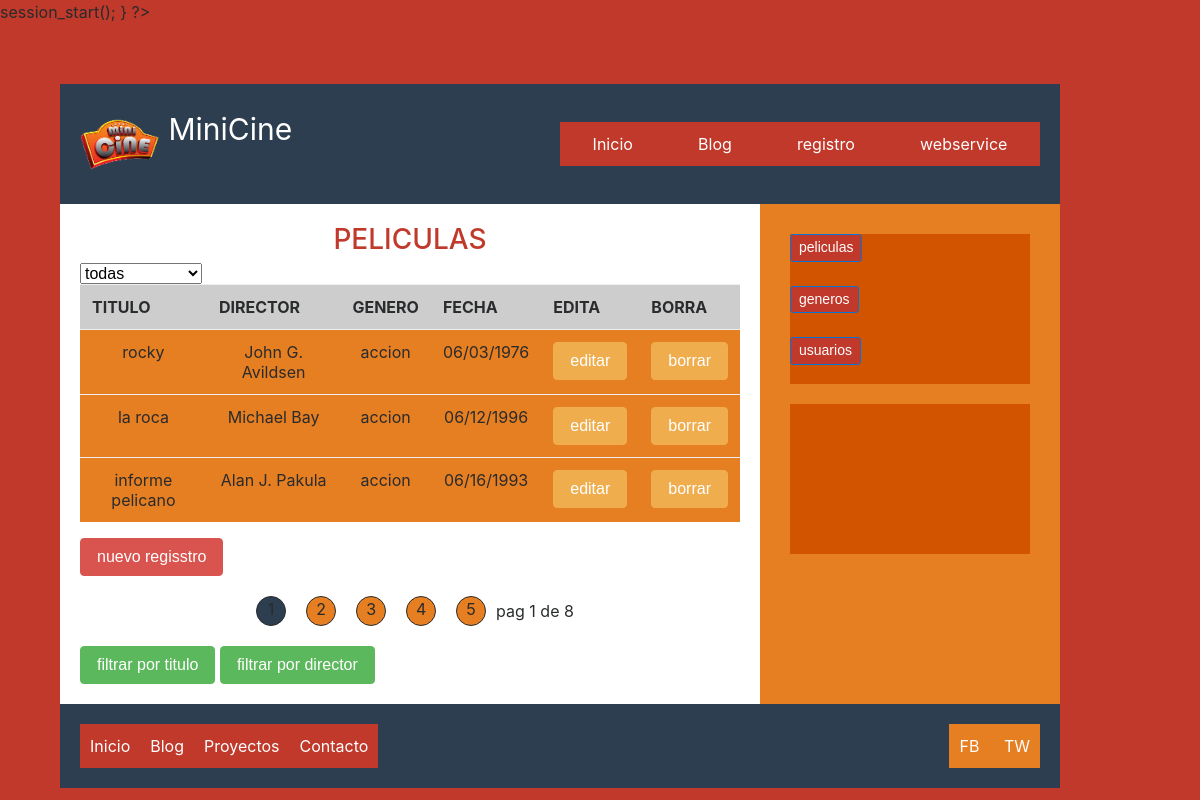
The app's page /admin.php with its own data.
### tables this page shows
CREATE TABLE `pelicula` (
  `idPelicula` int(100) NOT NULL,
  `tituloPelicula` varchar(100) NOT NULL,
  `fechaPelicula` varchar(100) NOT NULL,
  `Director` varchar(100) NOT NULL,
  `sinopsis` text NOT NULL,
  `foto` varchar(20) NOT NULL,
  `idGenero` int(100) NOT NULL
);

CREATE TABLE `genero` (
  `idGenero` int(100) NOT NULL,
  `genero` varchar(100) NOT NULL
);

### listar.php (the view, shortened to what this page needs)
<?php
require_once("conexion.php");
?>
<h3 align="center">PELICULAS</h3>
<select id="sGenero">
<option value="1">todas</option>
</select>
<?php
$desde=0;
$hasta = 3;
isset($_GET['filtrar']) ? $filtrar=$_GET['filtrar']:$filtrar="pelicula.idPelicula";
if(!empty($_GET['idtipo']) && $_GET['idtipo']!=1 ) {
    isset($_GET['numero']) ? $numero=$_GET['numero']:$numero=1;
if($numero>=1){
$desde=$numero*$hasta-$hasta;
}
    $consulPaginador = "select idPelicula, tituloPelicula, fechaPelicula, Director, sinopsis, foto, pelicula.idGenero, genero
     from pelicula , genero
     where pelicula.idGenero = genero.idGenero
      and pelicula.idGenero={$_GET['idtipo']}  order by {$filtrar}  desc  limit {$desde}, {$hasta} ";
     $consul = "select * from pelicula where idGenero={$_GET['idtipo']} ";
$res = $lnk->query($consul);
$res1 = $lnk->query($consulPaginador);
$numeroderegistros = $res->num_rows;
$totalPaginas = intdiv($numeroderegistros, $hasta);
 if(($numeroderegistros % $hasta)>0){
    $totalPaginas = $totalPaginas+1;
 }
?>
 <div id="tabla" class="table table-striped">
 <table>
 <table class="table table-striped">
    <tr><th>TITULO</th><th>DIRECTOR</th><th>GENERO</th><th>FECHA</th><th>EDITA</th><th>BORRA</th></tr>
<?php while($fila = $res1->fetch_object()){?>
    <tr id="pelic_<?=$fila->idPelicula?>" align="center" data-idpelicula="<?=$fila->idPelicula?>">
    <td class="titulo"><?=$fila->tituloPelicula?></td><td class="director"><?=$fila->Director?></td>
    <td  class="lgenero" value=<?=$fila->idGenero?>><?=$fila->genero?></td><td class="fecha"><?=$fila->fechaPelicula?></td>
    <td><button id="editarBoton" class="btn btn-warning" data-sinopsis="<?=$fila->sinopsis?>">editar</button></td>
         <td><button id="borrarboton1" class="btn btn-warning" >borrar</button></td>
    </tr>
<?php } ?>
</table>
 </div>
 <button id="anadirBoton">nuevo regisstro</button>
 <div class="paginas">
<?php
if($totalPaginas<5){
    for($i=1; $i<=$totalPaginas; $i++){
        if($numero==$i){
            $activado =  "activado";
        } else{
            $activado =  "enlace";
        }
        echo "<div id='enlace6' class ='{$activado}' data-num={$numero} data-page={$i}>".$i."</div>";
        }
} elseif($numero<=3 && $totalPaginas>=5 ){
    for($i=1; $i<=5; $i++){
        if($numero==$i){
            $activado =  "activado";
        } else{
            $activado =  "enlace";
        }
        echo "<div  id='enlace6' class ='{$activado}' data-num={$numero} data-page={$i}>".$i."</div>";
    }
} elseif ($numero>3 && $numero<=$totalPaginas-2) {
    $sumando = -2;
    for($i=1; $i<=5; $i++){
        $pagina=$numero+$sumando;
        if($numero==$pagina){
            $activado =  "activado";
        } else{
            $activado =  "enlace";
        }
        echo "<div id='enlace6'  class ='{$activado}'  data-num={$numero} data-page={$pagina}>".$pagina."</div>";
        $sumando++;
    }
} else {
    $sumando = -2;
    $grupoFinal = $totalPaginas - 2;
    for($i=1; $i<=5; $i++){
        $pagina=$grupoFinal+$sumando;
        if($numero==$pagina){
            $activado =  "activado";
        } else{
            $activado =  "enlace";
        }
        echo "<div  id='enlace6' class ='{$activado}'  data-num={$numero} data-page={$pagina}>".$pagina."</div>";
        $sumando++;
    }
}
echo "pag ".$numero." de ".$totalPaginas;
    ?>
    </div>
    <button id="filtrarTitulo">filtrar por titulo</button>
    <button id="filtrarDirector">filtrar por director</button>
    <?php
}  else {
        isset($_GET['numero']) ? $numero=$_GET['numero']:$numero=1;
        if($numero>=1){
            $desde=$numero*$hasta-$hasta;
        }
        $consulPaginador = "select idPelicula, tituloPelicula, fechaPelicula, Director, sinopsis, foto, pelicula.idGenero,  genero
        from pelicula , genero
        where pelicula.idGenero = genero.idGenero  order by {$filtrar} desc
        limit {$desde}, {$hasta} ";
        $consul = "select * from pelicula";
        $res = $lnk->query($consul);
        $res1 = $lnk->query($consulPaginador);
        $numeroderegistros = $res->num_rows;
        $totalPaginas = intdiv($numeroderegistros,$hasta);
        if(($numeroderegistros % $hasta)>0){
            $totalPaginas = $totalPaginas+1;
        }
    ?> <div id="tabla">
            <table class="table table-striped">
            <tr><th>TITULO</th><th>DIRECTOR</th><th>GENERO</th><th>FECHA</th><th>EDITA</th><th>BORRA</th></tr>
    <?php while($fila = $res1->fetch_object()){?>
        <tr id="pelic_<?=$fila->idPelicula?>" align="center" data-idpelicula="<?=$fila->idPelicula?>">
            <td class="titulo"><?=$fila->tituloPelicula?></td><td class="director"><?=$fila->Director?></td>
            <td class="lgenero" value="<?=$fila->idGenero?>"><?=$fila->genero?></td><td class="fecha"><?=$fila->fechaPelicula?></td>
            <td><button id="editarBoton"  class="btn btn-warning" data-sinopsis="<?=$fila->sinopsis?>">editar</button></td>
            <td><button id="borrarboton1" class="btn btn-warning">borrar</button></td>
                </tr>
     <?php } ?>
             </table>
        </div>
        <button id="anadirBoton" class="btn btn-danger">nuevo regisstro</button>
        <div class="paginas">
        <?php
        if($totalPaginas<5){
            for($i=1; $i<=$totalPaginas; $i++){
                if($numero==$i){
                    $activado =  "activado";
                } else{
                    $activado =  "enlace";
                }
                echo "<div id='enlace6' class ='{$activado}' data-num={$numero} data-page={$i}>".$i."</div>";
                }
        } elseif($numero<=3 && $totalPaginas>=5 ){
            for($i=1; $i<=5; $i++){
                if($numero==$i){
                    $activado =  "activado";
                } else{
                    $activado =  "enlace";
                }
                echo "<div  id='enlace6' class ='{$activado}' data-num={$numero} data-page={$i}>".$i."</div>";
            }
        }
        echo "pag ".$numero." de ".$totalPaginas;
        ?>
        </div>
        <button id="filtrarTitulo" class="btn btn-success">filtrar por titulo</button>
        <button id="filtrarDirector" class="btn btn-success">filtrar por director</button>
        <?php
}
?>

### admin.php (shortened to what this page needs)
<!DOCTYPE html>
<html lang="en">
    <link rel="stylesheet" type="text/css" href="jquery/css/jquery-ui-1.10.4.custom.css"/>
<link rel="stylesheet"  type="text/css" href="bootstrap/css/bootstrap.min.css"/>
</head>
<body>
<div class="contenedor">
		<header>
			<div class="logo">
				<img src="imagenes/logo-cine.png" width="150" alt="150">
				<a href="#">MiniCine</a>
			</div>
			<nav>
				<a href="index.php">Inicio</a>
				<a href="#">Blog</a>
				<a href="registro.php">registro</a>
				<a href="service.php">webservice</a>
			</nav>
		</header>
		<section class="main">
            <div id="listar">
				<?php
			include "listar.php";
			?>
			</div>
		</section>
		<aside>
			<div class="widget">
           		<div id = "menu">
					<button class="btn btn-primary btn-sm" id="peliculas">peliculas</button><br><br>
					<button class="btn btn-primary btn-sm" id="generos">generos</button><br><br>
					<button class="btn btn-primary btn-sm" id="usuarios">usuarios</button><br><br>
				</div>
			</div>
			<div class="widget">
			</div>
		</aside>
		<footer>
			<section class="links">
				<a href="#">Inicio</a>
				<a href="#">Blog</a>
				<a href="#">Proyectos</a>
				<a href="#">Contacto</a>
			</section>
			<div class="social">
				<a href="#">FB</a>
				<a href="#">TW</a>
			</div>
		</footer>
	</div>
</body>
</html>

### admin.php (style rules this page uses)
* { margin: 0; padding: 0; box-sizing: border-box; }
.enlace, .enlaceg, .enlaceu { display:inline; margin-left:5px; }
.contenedor { margin-top:5%; margin-left:5%; background:#ccc; width:90%; max-width:1000px; display:flex; flex-flow:row wrap; }
body { background:#c0392b; }
header { background:#2c3e50; width:100%; padding:20px; display: flex; justify-content:space-between; align-items:center; flex-direction:row; flex-wrap:wrap; }
header .logo { color:#fff; font-size:30px; }
header .logo img { width:80px; vertical-align: top; }
header .logo a { color:#fff; text-decoration: none; line-height:50px; }
header nav { width:50%; display:flex; flex-wrap:wrap; align-items:center; }
header nav a { background:#c0392b; color:#fff; text-align: center; text-decoration: none; padding:10px; flex-grow:1; }
.main { background:#fff; padding:20px; flex:1 1 70%; }
aside { background:#e67e22; padding:20px; flex:1 1 30%; display: flex; flex-wrap:wrap; flex-direction:column; justify-content:flex-start; }
aside .widget { background: #d35400; height:150px; margin:10px; }
footer { background:#2c3e50; width: 100%; padding:20px; display: flex; flex-wrap:wrap; justify-content:space-between; }
footer .links { background:#c0392b; display:flex; flex-wrap:wrap; }
footer .links a { flex-grow:1; color:#fff; padding:10px; text-align: center; text-decoration:none; }
footer .social { background:#e67e22; }
footer .social a { color:#fff; text-decoration: none; padding:10px; display: inline-block; }
h3 { color:#c0392b; }
td { background-color:#e67e22; }
.btn-primary { background-color:#c0392b; }
th { background-color:#CDCDCD; padding:5px 0px 5px; }
.paginas { align-items: center; justify-content: center; margin: 10px auto; display:flex; }
.enlace { margin: 5px; border: 1px solid; width:30px; height:30px; margin:10px; border-radius:100%; vertical-align: middle; text-align: center; background-color:#e67e22; }
.activado { margin: 5px; border: 1px solid; width:30px; height:30px; margin:10px; border-radius:100%; vertical-align: middle; text-align: center; background-color:#2c3e50; }

### records on screen
pelicula: tituloPelicula "rocky", Director "John G. Avildsen", idGenero.genero "accion", fechaPelicula "06/03/1976"
pelicula: tituloPelicula "la roca", Director "Michael Bay", idGenero.genero "accion", fechaPelicula "06/12/1996"
pelicula: tituloPelicula "informe pelicano", Director "Alan J. Pakula", idGenero.genero "accion", fechaPelicula "06/16/1993"

### other values on screen
$numero "1"
$totalPaginas "8"
